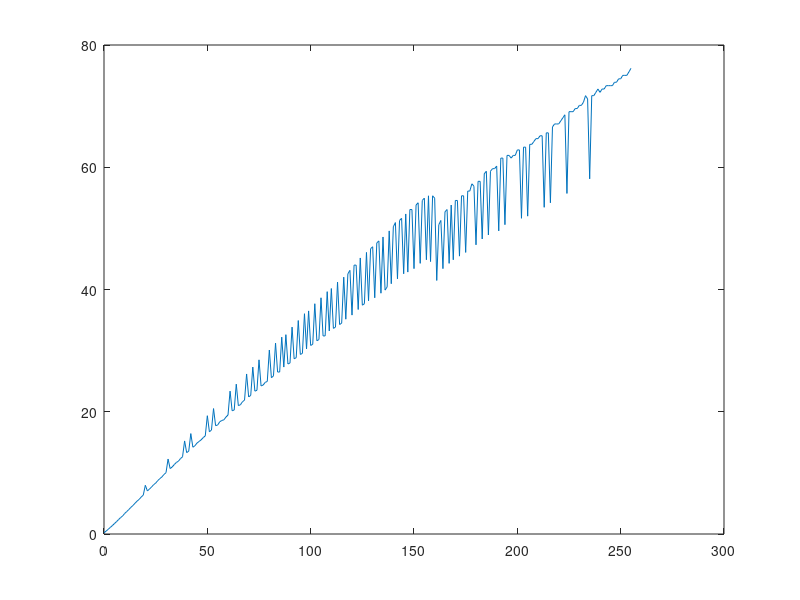

MATLAB code to generate this figure: (Note: this script raises an error after producing the figure.)
%% SESSION 3 

rate = [54.00
89.00
119.00
145.00
167.00
188.00
206.00
224.00
240.00
252.00
269.00
281.00
293.00
305.00
315.00
326.00
336.00
344.00
354.00
362.00
398.00
378.00
385.00
392.00
400.00
405.00
413.00
419.00
424.00
431.00
436.00
470.00
447.00
451.00
457.00
462.00
465.00
471.00
475.00
507.00
484.00
487.00
520.00
495.00
498.00
503.00
506.00
509.00
513.00
516.00
548.00
523.00
526.00
558.00
533.00
534.00
539.00
541.00
542.00
546.00
549.00
580.00
555.00
556.00
588.00
562.00
563.00
567.00
569.00
599.00
573.00
575.00
606.00
580.00
581.00
613.00
586.00
587.00
590.00
591.00
622.00
595.00
597.00
628.00
601.00
601.00
633.00
606.00
635.00
609.00
610.00
641.00
614.00
615.00
646.00
618.00
619.00
651.00
623.00
653.00
626.00
627.00
658.00
630.00
631.00
662.00
634.00
634.00
666.00
638.00
668.00
640.00
641.00
672.00
643.00
644.00
675.00
647.00
677.00
679.00
650.00
682.00
682.00
654.00
686.00
657.00
658.00
689.00
660.00
691.00
692.00
662.00
694.00
695.00
665.00
697.00
667.00
669.00
700.00
671.00
702.00
704.00
674.00
705.00
706.00
677.00
708.00
678.00
710.00
710.00
680.00
712.00
713.00
683.00
714.00
715.00
685.00
716.00
684.00
716.00
715.00
673.00
703.00
705.00
680.00
709.00
710.00
683.00
712.00
685.00
714.00
714.00
687.00
716.00
716.00
689.00
718.00
718.00
721.00
720.00
693.00
722.00
722.00
696.00
725.00
726.00
698.00
726.00
727.00
727.00
728.00
700.00
731.00
731.00
703.00
732.00
732.00
731.00
732.00
732.00
734.00
734.00
706.00
735.00
735.00
707.00
736.00
736.00
737.00
738.00
738.00
739.00
739.00
711.00
740.00
740.00
713.00
742.00
743.00
743.00
743.00
744.00
745.00
746.00
717.00
747.00
747.00
747.00
748.00
748.00
749.00
749.00
750.00
752.00
751.00
723.00
752.00
752.00
753.00
754.00
753.00
754.00
754.00
755.00
755.00
755.00
755.00
756.00
756.00
757.00
757.00
758.00
758.00
758.00
759.00
760.00
];

u = (0:1:255);

v = rate * 5 / 1023;

  m = -0.67;
  b = 4.8; 
   
  R_ldr = (5.0-v).*(10000./v);
  %i_lux = pow(10.0, ((log10(R_ldr)-b)/m ));
  
  i_lux = 10.^((log10(R_ldr)-b)/m);
%   
%   m2 = -0.363;
%   b2 = log10(20515.0); 
%    
%   R_ldr2 = (5.0-v).*(10000./v);
  %i_lux = pow(10.0, ((log10(R_ldr)-b)/m ));
  
  %i_lux2 = 10.^((log10(R_ldr)-b2)/m2);
  figure();
  plot(u, i_lux);
  
  f = fit(u', i_lux, 'poly1')
  %f2 = fit(u', i_lux2, 'poly1')
  
  hold on;
  
  plot(f);
  
%   figure();
%   
%   plot(u, i_lux2);
%   hold on;
%   plot(f2);
